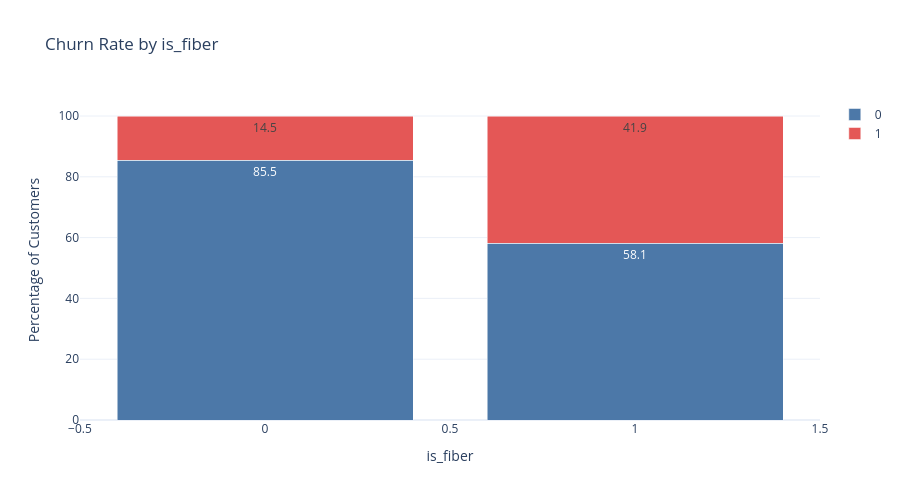

Write notebook code for a chart like this one.
### Code cell
plot_categorical_churn(df_model, "is_fiber")

### Figure 1 — Plotly figure (JSON) as saved in the notebook; plotly's stock layout.template omitted (floating-point values rounded to 4 significant figures)
{"data": [{"hovertemplate": "Churn=0<br>is_fiber=%{x}<br>Percentage=%{y}<br>text=%{text}<extra></extra>", "legendgroup": "0", "marker": {"color": "#4C78A8", "pattern": {"shape": ""}}, "name": "0", "orientation": "v", "showlegend": true, "text": [85.5, 58.1], "textposition": "inside", "type": "bar", "x": [0, 1], "xaxis": "x", "y": [85.51, 58.11], "yaxis": "y"}, {"hovertemplate": "Churn=1<br>is_fiber=%{x}<br>Percentage=%{y}<br>text=%{text}<extra></extra>", "legendgroup": "1", "marker": {"color": "#E45756", "pattern": {"shape": ""}}, "name": "1", "orientation": "v", "showlegend": true, "text": [14.5, 41.9], "textposition": "inside", "type": "bar", "x": [0, 1], "xaxis": "x", "y": [14.49, 41.89], "yaxis": "y"}], "layout": {"barmode": "stack", "height": 500, "legend": {"title": {"text": ""}, "tracegroupgap": 0}, "title": {"text": "Churn Rate by is_fiber"}, "width": 900, "xaxis": {"anchor": "y", "domain": [0, 1], "title": {"text": "is_fiber"}}, "yaxis": {"anchor": "x", "domain": [0, 1], "title": {"text": "Percentage of Customers"}}}}
